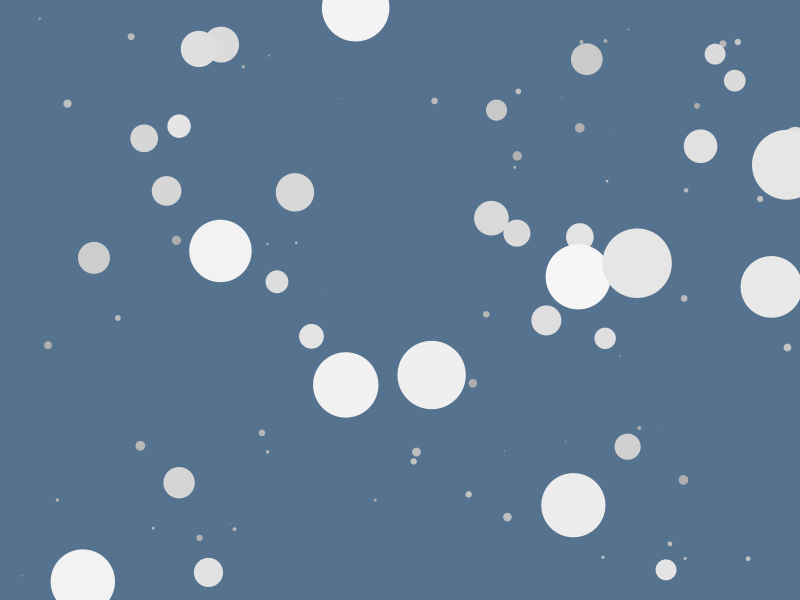
Frame 1 (no input)
Frame 60 (the mouse pressed at the canvas centre just before this capture): identical to frame 1, image omitted
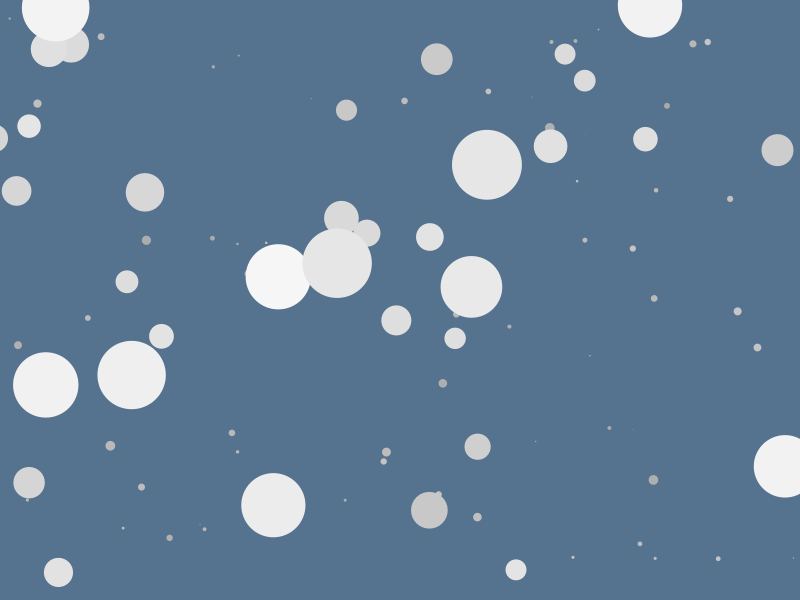
Frame 120 (the mouse held since frame 60 and released just before this capture)

The Processing sketch that drew these frames (run headless with seeded random() and noise(); from frame 60 on, the mouse is pressed at the canvas centre):

// Processing sketch: processing_171504
// ── processing_171504.pde


//The Class Instances for background, middle and front. Make sure background has the most
//in the array, middle is in the middle and front has the least to make it more realistic. 
Snowflake [] sBackground = new Snowflake [70];
Snowflake [] sMiddle = new Snowflake [25];
Snowflake [] sFront = new Snowflake [10];


void setup() {
  size(800, 600);

//Create the constructor for each instance of your class.
//Some important things to remember are:
//Make the xPos and the yPos as random(width) and random(height) respectively so 
//when each element of the array is called they don't all show on top of each other, making
//it look like you only have one object. 
//For the most realistic perspective use these rules!! 
//1. the speed should be negative so it moves to the left and gives the effect of everything moving by
//as the curser moves to the right. The speed for background should be the slowest,
//middle speed should be in between front speed and back speed, and front speed should be the lowest.
//2. the size for the background objects should be the smallest, the middle objects should be in the middle, 
//and front objects should be the biggest. 
//3. I made the background images a little bit darker and the front images the lightest to give the feeling of 
//light shining on the front objects and not quite reaching the back objects. 
  for (int i = 0; i < sBackground.length; i++) {
    sBackground [i] = new Snowflake (random(width), random(height), -1, random(0, 10), random(170, 200));
  }
  
  for (int i = 0; i < sMiddle.length; i++) {
    sMiddle [i] = new Snowflake (random(width), random(height), -5, random(20, 40), random (200, 230));
  }
  
   for (int i = 0; i < sFront.length; i++) {
    sFront [i] = new Snowflake (random(width), random(height), -10, random(60, 70), random(230, 255));
  }
}

void draw() {
  background(#55728F);

//Create for statements that go throught the entire length of the array for each instance of the class. 
  for (int i = 0; i < sBackground.length; i ++) {
    println(i);
    sBackground [i].movementLogic();
    sBackground [i].display();
  }
  
  for (int i = 0; i < sMiddle.length; i ++) {
    println(i);
    sMiddle [i].movementLogic();
    sMiddle [i].display();
  }
  
  for (int i = 0; i < sFront.length; i ++) {
    println(i);
    sFront [i].movementLogic();
    sFront [i].display();
  }
}


class Snowflake {
  
  ///Decare all your class variables as local variables. 
  float xPos;
  float yPos;
  float xSpeed;
  float sSize;
  float sColor;
  float xPosMap;
  float yPosMap;
  
  //Set up your class. For a realistic parralex affect, think about:
 // the xPosition, the yPosition, speed of the objects, 
  //size of the objects, and the color. 
  Snowflake (float _xPos, float _yPos, float _xSpeed, float _sSize, float _sColor) {
    //"this" function makes the sketch look for local variables inside the class to draw on
    this.xPos =  _xPos;
    this.yPos = _yPos;
    xSpeed = _xSpeed;
    sSize = _sSize;
    sColor = _sColor;
  }

//Create a function for movement logic. 
  void movementLogic() {
    
    //This makes the sketch move with the mouse 
    xPosMap = map(mouseX, 0, width, 0, xSpeed);
    xPos += xPosMap; 


    // This checks the edges in the sketch and gives the feeling that
    //the bubbles move for eternity. 
    if (xPos > width + sSize || xPos < 0 - sSize) {
      xPos = width;
      yPos = random(height); //set to random(height) so the bubbles always come back around at a different height. 
    }
  }

//Create the basic shape you will be working from. 
  void display() {
    noStroke();
    fill(sColor);
    pushMatrix();
    translate(xPos, yPos);
    ellipse(0, 0, sSize, sSize);
    popMatrix();
  }
}
